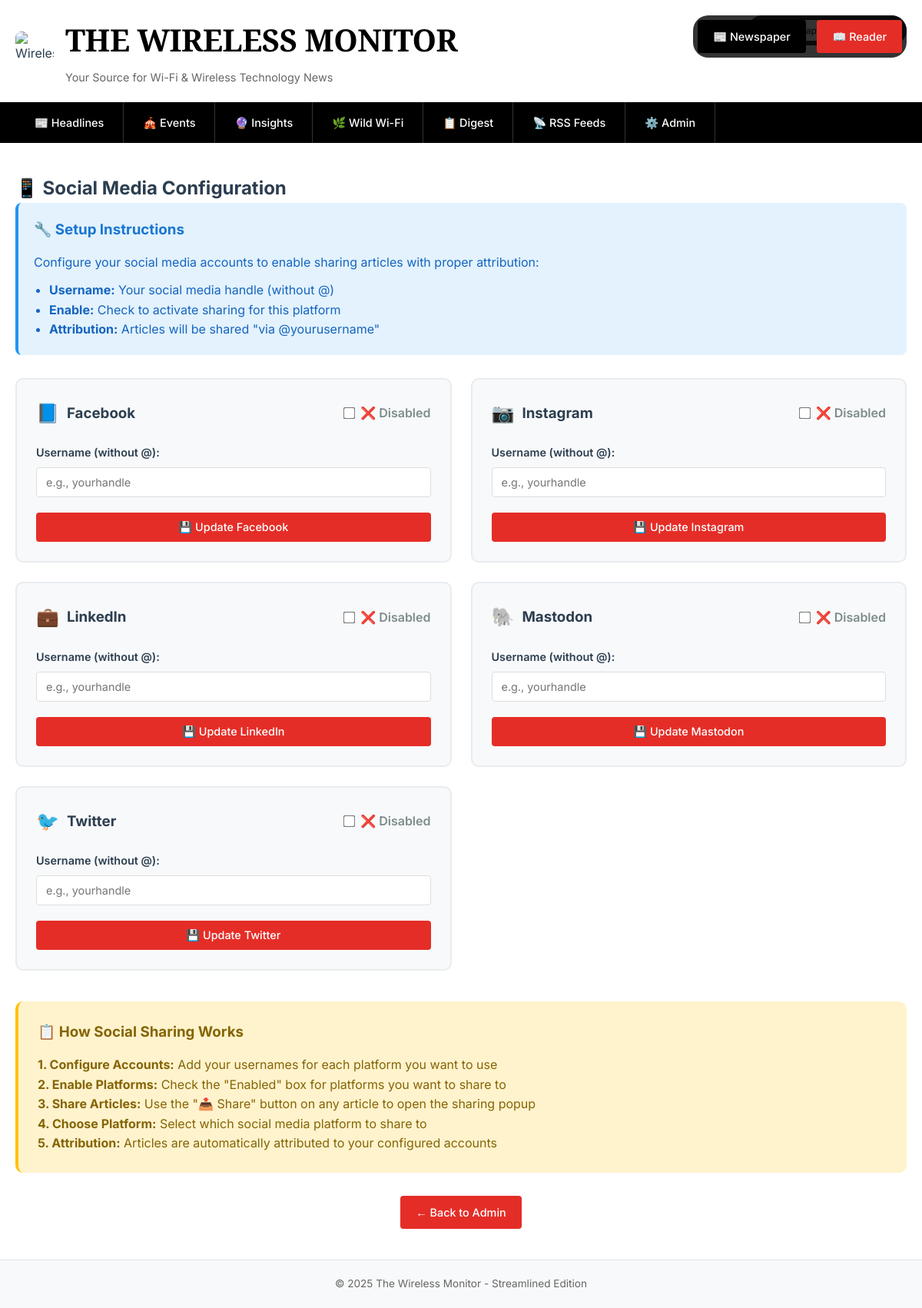
The page /social_config on the database its author committed.
### tables this page shows
CREATE TABLE social_config (
                id INTEGER PRIMARY KEY AUTOINCREMENT,
                platform TEXT NOT NULL UNIQUE,
                username TEXT,
                enabled INTEGER DEFAULT 0,
                api_key TEXT,
                api_secret TEXT,
                access_token TEXT,
                created_at TIMESTAMP DEFAULT CURRENT_TIMESTAMP
            );

### app/main.py (the view)
        @self.app.route('/social_config')
        def social_config_page():
            view_mode = request.args.get('view', 'newspaper')
            conn = self.get_db_connection()
            platforms = conn.execute('SELECT * FROM social_config ORDER BY platform').fetchall()
            conn.close()
            return render_template('social_config.html', platforms=platforms, view_mode=view_mode)

### app/main.py (called while the page is built)
    def get_db_connection(self):
        conn = sqlite3.connect(self.db_path, timeout=30.0)
        conn.row_factory = sqlite3.Row
        conn.execute('PRAGMA journal_mode=WAL')
        conn.execute('PRAGMA synchronous=NORMAL')
        conn.execute('PRAGMA cache_size=10000')
        conn.execute('PRAGMA temp_store=memory')
        return conn

### app/templates/social_config.html (shortened to what this page needs)
{% extends "base.html" %}
{% block content %}
<h2>📱 Social Media Configuration</h2>
<div style="background: #e3f2fd; padding: 20px; border-radius: 8px; margin-bottom: 30px; border-left: 4px solid #2196f3;">
    <h3 style="margin-bottom: 15px; color: #1976d2;">🔧 Setup Instructions</h3>
    <p style="margin-bottom: 10px; color: #1565c0;">Configure your social media accounts to enable sharing articles with proper attribution:</p>
    <ul style="color: #1565c0; margin-left: 20px;">
        <li><strong>Username:</strong> Your social media handle (without @)</li>
        <li><strong>Enable:</strong> Check to activate sharing for this platform</li>
        <li><strong>Attribution:</strong> Articles will be shared "via @yourusername"</li>
    </ul>
</div>
<div style="display: grid; grid-template-columns: repeat(auto-fit, minmax(400px, 1fr)); gap: 25px;">
    {% for platform in platforms %}
    <div style="background: #f8f9fa; padding: 25px; border-radius: 10px; border: 2px solid #e9ecef;">
        <form method="POST" action="{{ url_for('update_social_config', view=view_mode) }}">
            <div style="display: flex; align-items: center; margin-bottom: 20px;">
                {% if platform.platform == 'Twitter' %}
                    <span style="font-size: 1.5rem; margin-right: 10px;">🐦</span>
                {% elif platform.platform == 'LinkedIn' %}
                    <span style="font-size: 1.5rem; margin-right: 10px;">💼</span>
                {% elif platform.platform == 'Facebook' %}
                    <span style="font-size: 1.5rem; margin-right: 10px;">📘</span>
                {% elif platform.platform == 'Mastodon' %}
                    <span style="font-size: 1.5rem; margin-right: 10px;">🐘</span>
                {% elif platform.platform == 'Instagram' %}
                    <span style="font-size: 1.5rem; margin-right: 10px;">📷</span>
                {% else %}
                    <span style="font-size: 1.5rem; margin-right: 10px;">📱</span>
                {% endif %}
                <h3 style="margin: 0; color: #2c3e50;">{{ platform.platform }}</h3>
                <div style="margin-left: auto;">
                    <label style="display: flex; align-items: center; cursor: pointer;">
                        <input type="checkbox" name="enabled" {% if platform.enabled %}checked{% endif %}
                               style="margin-right: 8px; transform: scale(1.2);">
                        <span style="font-weight: 600; color: {% if platform.enabled %}#27ae60{% else %}#7f8c8d{% endif %};">
                            {% if platform.enabled %}✅ Enabled{% else %}❌ Disabled{% endif %}
                        </span>
                    </label>
                </div>
            </div>
            <div class="form-group">
                <label for="username_{{ platform.platform }}">Username (without @):</label>
                <input type="text"
                       id="username_{{ platform.platform }}"
                       name="username"
                       value="{{ platform.username or '' }}"
                       placeholder="e.g., yourhandle"
                       style="width: 100%;">
            </div>
            <button type="submit" class="btn" style="width: 100%;">
                💾 Update {{ platform.platform }}
            </button>
        </form>
    </div>
    {% endfor %}
</div>
<div style="margin-top: 40px; padding: 25px; background: #fff3cd; border-radius: 10px; border-left: 4px solid #ffc107;">
    <h3 style="margin-bottom: 15px; color: #856404;">📋 How Social Sharing Works</h3>
    <div style="color: #856404; line-height: 1.6;">
        <p><strong>1. Configure Accounts:</strong> Add your usernames for each platform you want to use</p>
        <p><strong>2. Enable Platforms:</strong> Check the "Enabled" box for platforms you want to share to</p>
        <p><strong>3. Share Articles:</strong> Use the "📤 Share" button on any article to open the sharing popup</p>
        <p><strong>4. Choose Platform:</strong> Select which social media platform to share to</p>
        <p><strong>5. Attribution:</strong> Articles are automatically attributed to your configured accounts</p>
    </div>
</div>
<div style="text-align: center; margin-top: 30px;">
    <a href="{{ url_for('admin', view=view_mode) }}" class="btn">← Back to Admin</a>
</div>
{% endblock %}

### app/templates/base.html (style rules this page uses)
* { margin: 0; padding: 0; box-sizing: border-box; }
body { font-family: 'Inter', -apple-system, BlinkMacSystemFont, 'Segoe UI', Roboto, sans-serif; font-size: 16px; line-height: 1.6; color: #2c3e50; background: #ffffff; }
.btn { display: inline-block; padding: 10px 20px; background: #e52d27; color: white; text-decoration: none; border-radius: 4px; border: none; cursor: pointer; font-size: 0.9rem; font-weight: 500; font-family: 'Inter', sans-serif; transition: all 0.2s ease; -webkit-appearance: none; -moz-appearance: none; appearance: none; box-sizing: border-box; vertical-align: middle; white-space: nowrap; user-select: none; -webkit-user-select: none; -moz-user-select: none; -ms-user-select: none; }
.form-group { margin-bottom: 20px; }
.form-group label { display: block; margin-bottom: 8px; font-weight: 600; color: #2c3e50; font-size: 0.9rem; }
.form-group input, .form-group textarea { width: 100%; padding: 10px 12px; border: 1px solid #ddd; border-radius: 4px; font-size: 0.9rem; font-family: 'Inter', sans-serif; transition: border-color 0.2s ease; }

### rows shown on the page
social_config: platform "Facebook", shows "❌ Disabled"
social_config: platform "Instagram", shows "❌ Disabled"
social_config: platform "LinkedIn", shows "❌ Disabled"
social_config: platform "Mastodon", shows "❌ Disabled"
social_config: platform "Twitter", shows "❌ Disabled"
